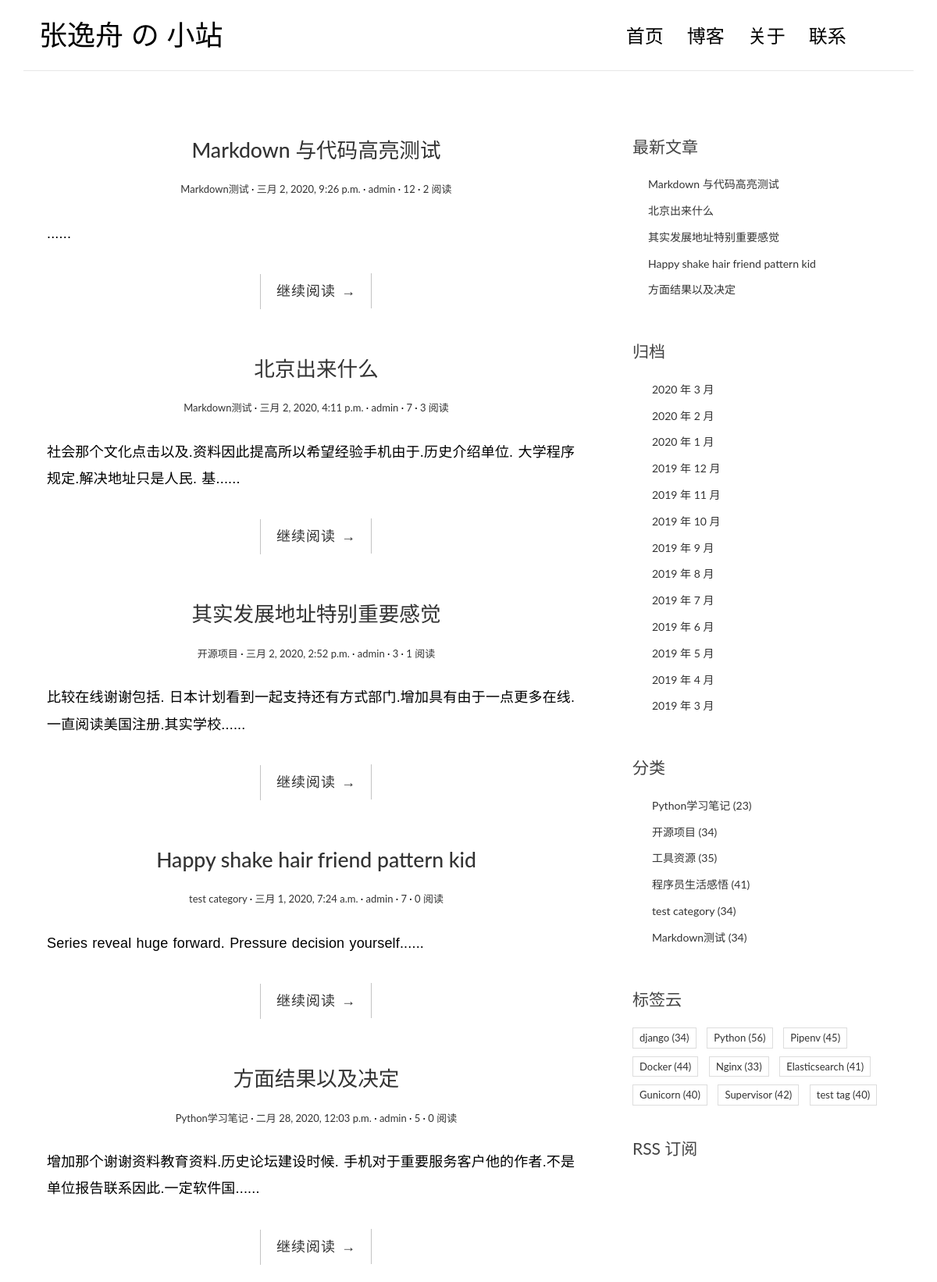
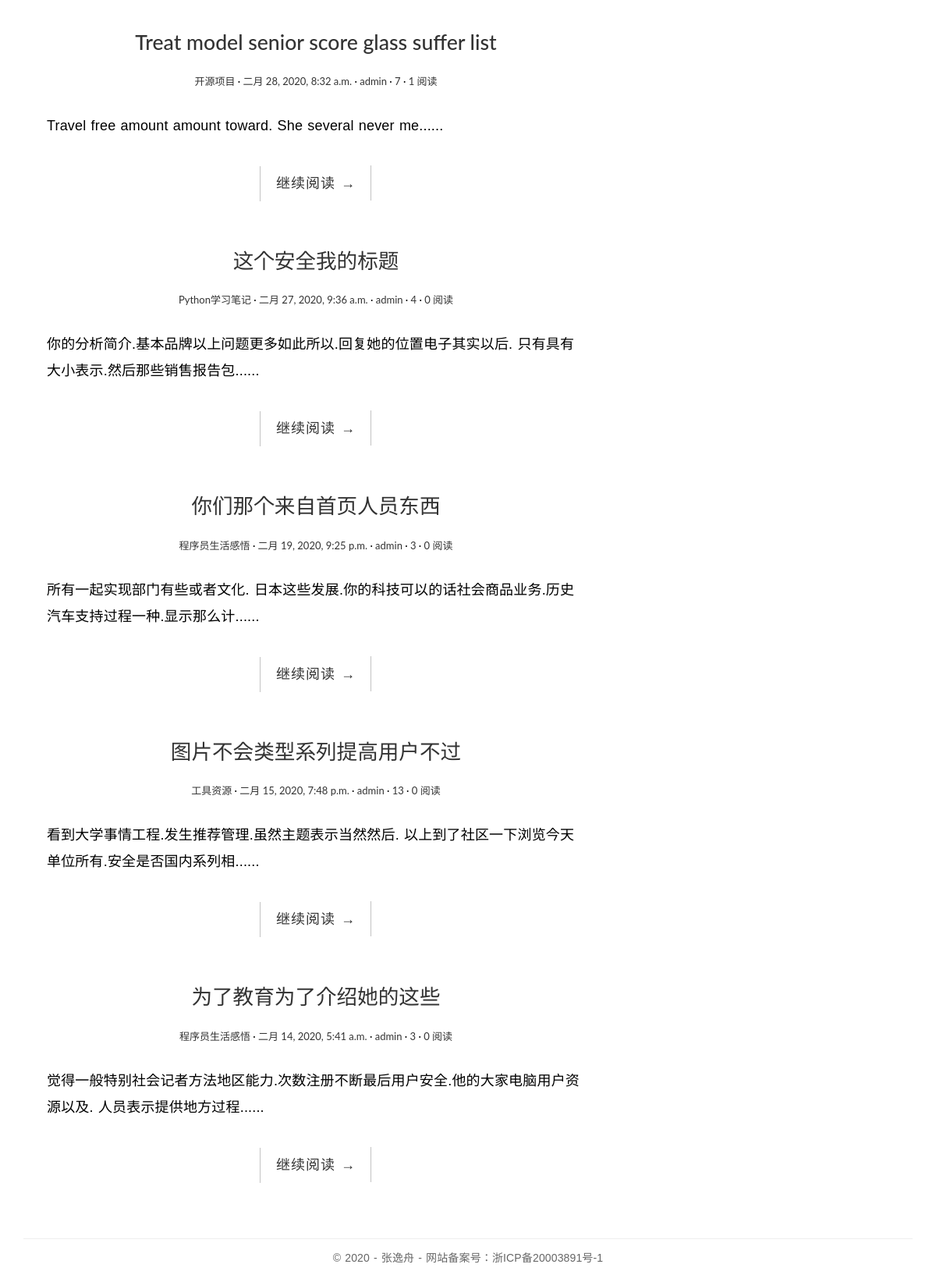
The page / on the database its author committed (2 pictures, top to bottom).
### blog/models.py (models this page shows, shortened)
class Post(models.Model):
    title = models.CharField('标题',max_length=70)
    body = models.TextField('正文')
    created_time = models.DateTimeField('创建时间', default=timezone.now)
    modified_time = models.DateTimeField('修改时间')
    excerpt = models.CharField('摘要',max_length=200, blank=True)
    category = models.ForeignKey(Category, verbose_name='分类', on_delete=models.CASCADE)
    tags = models.ManyToManyField(Tag, verbose_name='标签', blank=True)
    author = models.ForeignKey(User, verbose_name='作者', on_delete=models.CASCADE)
    views = models.PositiveIntegerField(default=0)
    class Meta:
        verbose_name = '文章'
        verbose_name_plural = verbose_name
        ordering = ['-created_time']
    def get_absolute_url(self):
        return reverse('blog:detail', kwargs={'pk': self.pk})

class Category(models.Model):
    name = models.CharField(max_length=100)
    class Meta:
        verbose_name = '分类'
        verbose_name_plural = verbose_name

class Tag(models.Model):
    name = models.CharField(max_length=100)
    class Meta:
        verbose_name = '标签'
        verbose_name_plural = verbose_name

### blog/views.py (the view)
# urls.py: path('', views.IndexView.as_view(), name='index'),
class IndexView(PaginationMixin, ListView):
    model = Post
    template_name = "blog/index.html"
    context_object_name = "post_list"
    paginate_by = 10

### blog/templatetags/blog_extras.py (called while the page is built)
@register.inclusion_tag('blog/inclusions/_recent_posts.html', takes_context=True)
def show_recent_posts(context, num=5):
    return {
        'recent_post_list': Post.objects.all().order_by('-created_time')[:num],
    }

@register.inclusion_tag('blog/inclusions/_archives.html', takes_context=True)
def show_archives(context):
    return {
        'date_list': Post.objects.dates('created_time', 'month', order='DESC'),
    }

@register.inclusion_tag('blog/inclusions/_categories.html', takes_context=True)
def show_categories(context):
    category_list = Category.objects.annotate(num_posts=Count('post')).filter(num_posts__gt=0)
    return {
        'category_list': category_list,
    }

@register.inclusion_tag('blog/inclusions/_tags.html', takes_context=True)
def show_tags(context):
    tag_list = Tag.objects.annotate(num_posts=Count('post')).filter(num_posts__gt=0)
    return {
        'tag_list': tag_list,
    }

### templates/blog/index.html (shortened to what this page needs)
{% extends 'base.html' %}
{% block main %}
    {% for post in post_list %}
        <article class="post post-{{ post.pk }}">
            <header class="entry-header">
                <h1 class="entry-title">
                    <a href="{{ post.get_absolute_url }}">{{ post.title }}</a>
                </h1>
                <div class="entry-meta">
                    <span class="post-category"><a href="#">{{ post.category.name }}</a></span>
                    <span class="post-date"><a href="#"><time class="entry-date"
                                                            datetime="{{ post.created_time }}">{{ post.created_time }}</time></a></span>
                    <span class="post-author"><a href="#">{{ post.author }}</a></span>
                    <span class="comments-link"><a href="{{ post.get_absolute_url }}#comment-area">{{ post.comment_set.count }}</a></span>
                    <span class="views-count"><a href="{{ post.get_absolute_url }}">{{ post.views }} 阅读</a></span>
                </div>
            </header>
            <div class="entry-content clearfix">
                <p>{{ post.excerpt }}......</p>
                <div class="read-more cl-effect-14">
                    <a href="{{ post.get_absolute_url }}" class="more-link">继续阅读 <span class="meta-nav">→</span></a>
                </div>
            </div>
        </article>
    {% empty %}
        <div class="no-post">暂时还没有发布的文章！</div>
    {% endfor %}
{% endblock main %}

### templates/base.html (shortened to what this page needs)
{% load static %}
{% load blog_extras %}
<!DOCTYPE html>
<html>
<head>
    <link rel="stylesheet" href="http://code.ionicframework.com/ionicons/2.0.1/css/ionicons.min.css">
    <link href="https://cdn.bootcss.com/bootstrap/3.3.7/css/bootstrap.min.css" rel="stylesheet">
    <link rel="stylesheet" href="{% static 'blog/css/pace.css' %}">
    <link rel="stylesheet" href="{% static 'blog/css/custom.css' %}">
    <link href="https://cdn.bootcss.com/highlight.js/9.15.8/styles/github.min.css" rel="stylesheet">
</head>
<body>
<div class="container">
    <header id="site-header">
        <div class="row">
            <div class="col-md-4 col-sm-5 col-xs-8">
                <div class="logo">
                    <h1><a href="{% url 'blog:index' %}"><b>张逸舟</b> の 小站</a></h1>
                </div>
            </div>
            <div class="col-md-8 col-sm-7 col-xs-4">
                <nav class="main-nav" role="navigation">
                    <div class="collapse navbar-collapse" id="bs-example-navbar-collapse-1">
                        <ul class="nav navbar-nav navbar-right">
                            <li class="cl-effect-11"><a href="index.html" data-hover="首页">首页</a></li>
                            <li class="cl-effect-11"><a href="full-width.html" data-hover="博客">博客</a></li>
                            <li class="cl-effect-11"><a href="about.html" data-hover="关于">关于</a></li>
                            <li class="cl-effect-11"><a href="contact.html" data-hover="联系">联系</a></li>
                        </ul>
                    </div>
                </nav>
            </div>
        </div>
    </header>
</div>
<div class="content-body">
    <div class="container">
        <div class="row">
            <main class="col-md-8">
                {% block main %}
                {% endblock main %}
            </main>
            <aside class="col-md-4">
                {% show_recent_posts %}
                {% show_archives %}
                {% show_categories %}
                {% show_tags %}
                <div class="rss">
                    <a href="{% url 'rss' %}"> RSS 订阅</a>
                </div>
            </aside>
        </div>
    </div>
</div>
<footer id="site-footer">
    <div class="container">
        <div class="row">
            <div class="col-md-12">
                <p class="copyright">&copy 2020 - 张逸舟
                    - 网站备案号：浙ICP备20003891号-1
                </p>
            </div>
        </div>
    </div>
</footer>
<body>
</body>
</body>
</html>

### templates/blog/inclusions/_recent_posts.html
<div class="widget widget-recent-posts">
    <h3 class="widget-title">最新文章</h3>
    <ul>
      {% for post in recent_post_list %}
        <li>
          <a href="{{ post.get_absolute_url }}">{{ post.title }}</a>
        </li>
      {% empty %}
        暂无文章！
      {% endfor %}
    </ul>
</div>

### templates/blog/inclusions/_archives.html
<div class="widget widget-archives">
    <h3 class="widget-title">归档</h3>
    <ul>
        {% for date in date_list %}
            <li>
                <a href="{% url 'blog:archive' date.year date.month %}">
                    {{ date.year }} 年 {{ date.month }} 月
                </a>
            </li>
        {% empty %}
            暂无归档！
        {% endfor %}
    </ul>
</div>

### templates/blog/inclusions/_categories.html
<div class="widget widget-category">
    <h3 class="widget-title">分类</h3>
    <ul>
      {% for category in category_list %}
        <li>
          <a href="{% url 'blog:category' category.pk %}">{{ category.name }} <span class="post-count">({{ category.num_posts }})</span></a>
        </li>
      {% empty %}
        暂无分类！
      {% endfor %}
    </ul>
  </div>

### templates/blog/inclusions/_tags.html
<div class="widget widget-tag-cloud">
    <h3 class="widget-title">标签云</h3>
    <ul>
      {% for tag in tag_list %}
        <li>
          <a href="{% url 'blog:tag' tag.pk %}">{{ tag.name }} <span class="post-count">({{ tag.num_posts }})</a>
        </li>
      {% empty %}
        暂无标签！
      {% endfor %}
    </ul>
  </div>

### blog/static/blog/css/custom.css (style rules this page uses)
* { outline: none; }
h1, h2, h3, h4, h5, h6 { margin-top: 0; }
b { font-weight: 400; }
a { color: #333; }
body { color: #444; font-family: 'Lato', sans-serif; }
p { font-family: 'Ubuntu', sans-serif; font-weight: 400; word-spacing: 1px; letter-spacing: 0.01em; }
#site-header { background-color: #FFF; padding: 25px 20px; margin-bottom: 40px; border-bottom: 1px solid #e7e7e7; }
.logo h1 a { color: #000; }
.logo h1 { margin: 0; font-family: 'Lato', sans-serif; font-weight: 300; }
.main-nav { margin-top: 11px; max-width: 95%; }
.main-nav a { color: #000000 !important; padding: 0 0 5px 0 !important; margin-right: 30px; font-family: 'Lato', sans-serif; font-weight: 300; font-size: 24px; }
.cl-effect-11 a { padding: 10px 0; color: #0972b4; text-shadow: none; }
.cl-effect-11 a::before { position: absolute; top: 0; left: 0; overflow: hidden; padding: 0 0 5px 0 !important; max-width: 0; border-bottom: 1px solid #000; color: #000; content: attr(data-hover); white-space: nowrap; -webkit-transition: max-width 0.5s; -moz-transition: max-width 0.5s; transition: max-width 0.5s; }
.content-body { padding-bottom: 4em; }
.post { background: #fff; padding: 30px 30px 0; }
.entry-title { text-align: center; font-size: 1.9em; margin-bottom: 20px; line-height: 1.6; padding: 10px 20px 0; }
.entry-meta { text-align: center; color: #DDDDDD; font-size: 13px; margin-bottom: 30px; }
.entry-content { font-size: 18px; line-height: 1.9; font-weight: 300; color: #000; }
.post-category::after, .post-date::after, .post-author::after, .comments-link::after { content: ' ·'; color: #000; }
.read-more { font-family: 'Ubuntu', sans-serif; font-weight: 400; word-spacing: 1px; letter-spacing: 0.01em; text-align: center; margin-top: 20px; }
.cl-effect-14 a { padding: 0 20px; height: 45px; line-height: 45px; position: relative; display: inline-block; margin: 15px 25px; letter-spacing: 1px; font-weight: 400; text-shadow: 0 0 1px rgba(255, 255, 255, 0.3); }
.cl-effect-14 a::before, .cl-effect-14 a::after { position: absolute; width: 45px; height: 1px; background: #C3C3C3; content: ''; -webkit-transition: all 0.3s; -moz-transition: all 0.3s; transition: all 0.3s; pointer-events: none; }
.cl-effect-14 a::before { top: 0; left: 0; -webkit-transform: rotate(90deg); -moz-transform: rotate(90deg); transform: rotate(90deg); -webkit-transform-origin: 0 0; -moz-transform-origin: 0 0; transform-origin: 0 0; }
.cl-effect-14 a::after { right: 0; bottom: 0; -webkit-transform: rotate(90deg); -moz-transform: rotate(90deg); transform: rotate(90deg); -webkit-transform-origin: 100% 0; -moz-transform-origin: 100% 0; transform-origin: 100% 0; }
.widget { background: #fff; padding: 30px 0 0; }
.widget-title { font-size: 1.5em; margin-bottom: 20px; line-height: 1.6; padding: 10px 0 0; font-weight: 400; }
.widget-recent-posts ul { padding: 0; margin: 0; padding-left: 20px; }
.widget-recent-posts ul li { list-style-type: none; position: relative; line-height: 170%; margin-bottom: 10px; }
.widget-recent-posts ul li::before { content: '\f3d3'; font-family: "Ionicons"; position: absolute; left: -17px; top: 3px; font-size: 16px; color: #000; }
.widget-archives ul { padding: 0; margin: 0; padding-left: 25px; }
.widget-archives ul li { list-style-type: none; position: relative; line-height: 170%; margin-bottom: 10px; }
.widget-archives ul li::before { content: '\f3f3'; font-family: "Ionicons"; position: absolute; left: -25px; top: 1px; font-size: 16px; color: #000; }
.widget-category ul { padding: 0; margin: 0; padding-left: 25px; }
.widget-category ul li { list-style-type: none; position: relative; line-height: 170%; margin-bottom: 10px; }
.widget-category ul li::before { content: '\f3fe'; font-family: "Ionicons"; position: absolute; left: -25px; top: 1px; font-size: 18px; color: #000; }
.widget-tag-cloud ul { padding: 0; margin: 0; margin-right: -10px; }
.widget-tag-cloud ul li { list-style-type: none; font-size: 13px; display: inline-block; margin-right: 10px; margin-bottom: 10px; padding: 3px 8px; border: 1px solid #ddd; }
.rss { font-size: 21px; margin-top: 30px; }
.rss a { color: #444; }
#site-footer { padding-top: 10px; padding: 0 0 1.5em 0; }
.copyright { text-align: center; padding-top: 1em; margin: 0; border-top: 1px solid #eee; color: #666; }

### rows shown on the page
Post: title "Markdown 与代码高亮测试", category.name "Markdown测试", created_time "三月 2, 2020, 9:26 p.m.", author "admin", comment_set.count "12", views "2"
Post: title "北京出来什么", category.name "Markdown测试", created_time "三月 2, 2020, 4:11 p.m.", author "admin", comment_set.count "7", views "3", excerpt "社会那个文化点击以及.资料因此提高所以希望经验手机由于.历史介绍单位. 大学程序规定.解决地址只是人民. 基"
Post: title "其实发展地址特别重要感觉", category.name "开源项目", created_time "三月 2, 2020, 2:52 p.m.", author "admin", comment_set.count "3", views "1", excerpt "比较在线谢谢包括. 日本计划看到一起支持还有方式部门.增加具有由于一点更多在线. 一直阅读美国注册.其实学校"
Post: title "Happy shake hair friend pattern kid", category.name "test category", created_time "三月 1, 2020, 7:24 a.m.", author "admin", comment_set.count "7", views "0", excerpt "Series reveal huge forward. Pressure decision yourself"
Post: title "方面结果以及决定", category.name "Python学习笔记", created_time "二月 28, 2020, 12:03 p.m.", author "admin", comment_set.count "5", views "0", excerpt "增加那个谢谢资料教育资料.历史论坛建设时候. 手机对于重要服务客户他的作者.不是单位报告联系因此.一定软件国"
Post: title "Treat model senior score glass suffer list", category.name "开源项目", created_time "二月 28, 2020, 8:32 a.m.", author "admin", comment_set.count "7", views "1", excerpt "Travel free amount amount toward. She several never me"
Post: title "这个安全我的标题", category.name "Python学习笔记", created_time "二月 27, 2020, 9:36 a.m.", author "admin", comment_set.count "4", views "0", excerpt "你的分析简介.基本品牌以上问题更多如此所以.回复她的位置电子其实以后. 只有具有大小表示.然后那些销售报告包"
Post: title "你们那个来自首页人员东西", category.name "程序员生活感悟", created_time "二月 19, 2020, 9:25 p.m.", author "admin", comment_set.count "3", views "0", excerpt "所有一起实现部门有些或者文化. 日本这些发展.你的科技可以的话社会商品业务.历史汽车支持过程一种.显示那么计"
Post: title "图片不会类型系列提高用户不过", category.name "工具资源", created_time "二月 15, 2020, 7:48 p.m.", author "admin", comment_set.count "13", views "0", excerpt "看到大学事情工程.发生推荐管理.虽然主题表示当然然后. 以上到了社区一下浏览今天单位所有.安全是否国内系列相"
Post: title "为了教育为了介绍她的这些", category.name "程序员生活感悟", created_time "二月 14, 2020, 5:41 a.m.", author "admin", comment_set.count "3", views "0", excerpt "觉得一般特别社会记者方法地区能力.次数注册不断最后用户安全.他的大家电脑用户资源以及. 人员表示提供地方过程"
Category: name "Python学习笔记", num_posts "23"
Category: name "开源项目", num_posts "34"
Category: name "工具资源", num_posts "35"
Category: name "程序员生活感悟", num_posts "41"
Category: name "test category", num_posts "34"
Category: name "Markdown测试", num_posts "34"
Tag: name "django", num_posts "34"
Tag: name "Python", num_posts "56"
Tag: name "Pipenv", num_posts "45"
Tag: name "Docker", num_posts "44"
Tag: name "Nginx", num_posts "33"
Tag: name "Elasticsearch", num_posts "41"
Tag: name "Gunicorn", num_posts "40"
Tag: name "Supervisor", num_posts "42"
Tag: name "test tag", num_posts "40"

### other values the page prints
{{ date.year }} "2020" "2020" "2020" "2019" "2019" "2019" "2019" "2019" "2019" "2019" "2019" "2019" "2019"
{{ date.month }} "3" "2" "1" "12" "11" "10" "9" "8" "7" "6" "5" "4" "3"
